Frame 1 (no input): blank canvas, image omitted
Frame 60 (the mouse pressed at the canvas centre just before this capture): blank canvas, image omitted
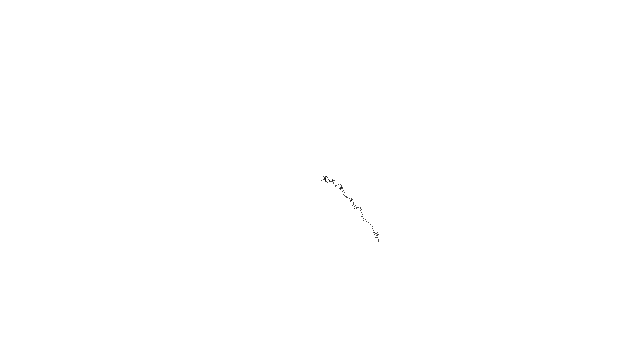
Frame 120 (the mouse held since frame 60 and released just before this capture)

The Processing sketch whose frames 1 and 60 were blank and that drew this single picture after the mouse press (run headless with seeded random() and noise(); from frame 60 on, the mouse is pressed at the canvas centre):

// Processing sketch: random_walk
// ── random_walk.pde

int EQUILIBRE = 3;
int SUD_EST = 4;
int BALADE = SUD_EST;

class Walker {
  int x;
  int y;
  
  Walker() {
    x = width / 2;
    y = height / 2;
  }
  
  void display() {
    stroke(0);
    point(x, y);
  }
  
  void step() {
    int stepx = int(random(BALADE)) - 1;
    int stepy = int(random(BALADE)) - 1;
    x += stepx;
    y += stepy;
  }
}

Walker w;

void setup(){
  size(640, 360);
  w = new Walker();
  background(255);
}

void draw() {
  w.step();
  w.display();
}
